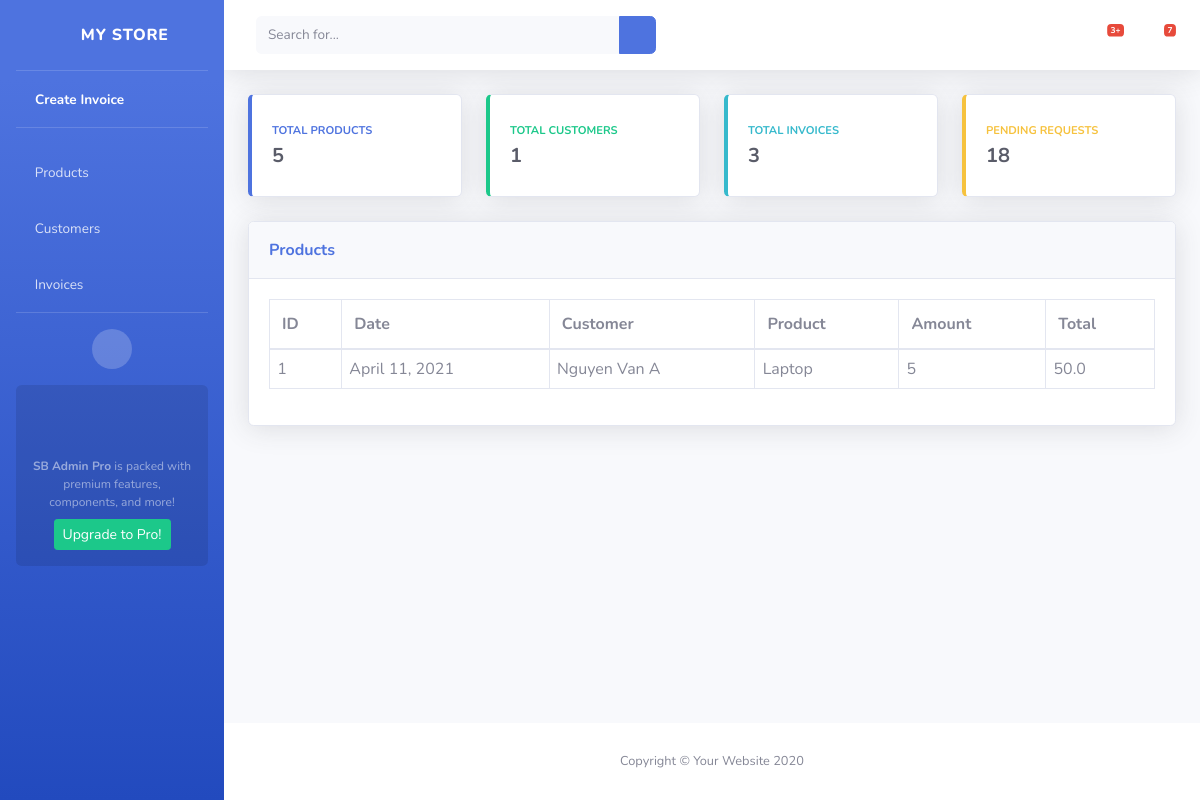
/view_invoice_detail/1/, run on the app's committed database.
### invoice/models.py (models this page shows, shortened)
class Invoice(models.Model):
    date = models.DateField()
    customer = models.ForeignKey(Customer, on_delete=models.SET_NULL, blank=True, null=True)

class Customer(models.Model):
    GENDER_CHOICES = (
        ('Male', 'Male'),
        ('Female', 'Female'),
        ('Others', 'Others'),
    )
    customer_name = models.CharField(max_length=255)
    customer_gender = models.CharField(max_length=50, choices=GENDER_CHOICES)
    customer_dob = models.DateField()
    customer_points = models.IntegerField()
    def __str__(self):
        return str(self.customer_name)

class InvoiceDetail(models.Model):
    invoice = models.ForeignKey(Invoice, on_delete=models.SET_NULL, blank=True, null=True)
    product = models.ForeignKey(Product, on_delete=models.SET_NULL, blank=True, null=True)
    amount = models.IntegerField()
    @property
    def get_total_bill(self):
        total = self.product.product_price * self.amount
        return total

class Product(models.Model):
    product_name = models.CharField(max_length=255)
    product_price = models.FloatField()
    product_unit = models.CharField(max_length=255)
    def __str__(self):
        return str(self.product_name)

### invoice/views.py (the view)
# urls.py: path('view_invoice_detail/<int:pk>/', views.view_invoice_detail, name='view_invoice_detail'),
def view_invoice_detail(request, pk):
    total_product = Product.objects.count()
    total_customer = Customer.objects.count()
    total_invoice = Invoice.objects.count()
    invoice = Invoice.objects.get(id=pk)
    invoice_detail = InvoiceDetail.objects.get(id=pk)
    context = {
        'total_product': total_product,
        'total_customer': total_customer,
        'total_invoice': total_invoice,
        'invoice': invoice,
        'invoice_detail': invoice_detail,
    }
    return render(request, 'invoice/view_invoice_detail.html', context)

### invoice/templates/invoice/view_invoice_detail.html
{% extends "invoice/base/base.html" %}
{% block content %}
<div class="row">
    <div class="col-xl-12 col-lg-7">
        <div class="card shadow mb-4">
            <div class="card-header py-3 d-flex flex-row align-items-center justify-content-between">
                <label class="m-0 font-weight-bold text-primary">Products</label>
            </div>
            <div class="card-body">
                <div class="table-responsive">
                    <table class="table table-bordered" id="dataTable" width="100%" cellspacing="0">
                        <thead>
                            <tr>
                                <th>ID</th>
                                <th>Date</th>
                                <th>Customer</th>
                                <th>Product</th>
                                <th>Amount</th>
                                <th>Total</th>
                            </tr>
                        </thead>
                        <tbody>
                            <tr>
                                <td style="padding: 0.45em;">
                                    {{invoice.id}}
                                </td>
                                <td style="padding: 0.45em;">
                                    {{invoice.date}}
                                </td>
                                <td style="padding: 0.45em;">
                                    {{invoice.customer}}
                                </td>
                                <td style="padding: 0.45em;">
                                    {{invoice_detail.product}}
                                </td>
                                <td style="padding: 0.45em;">
                                    {{invoice_detail.amount}}
                                </td>
                                <td style="padding: 0.45em;">
                                    {{invoice_detail.get_total_bill}}
                                </td>
                            </tr>
                        </tbody>
                    </table>
                </div>
            </div>
        </div>
    </div>
</div>
{% endblock %}

### data on the page
Invoice: id "1", date "April 11, 2021", customer "Nguyen Van A"
InvoiceDetail: product "Laptop", amount "5", get_total_bill "50.0"

### other printed values
{{ total_product }} "5"
{{ total_customer }} "1"
{{ total_invoice }} "3"
